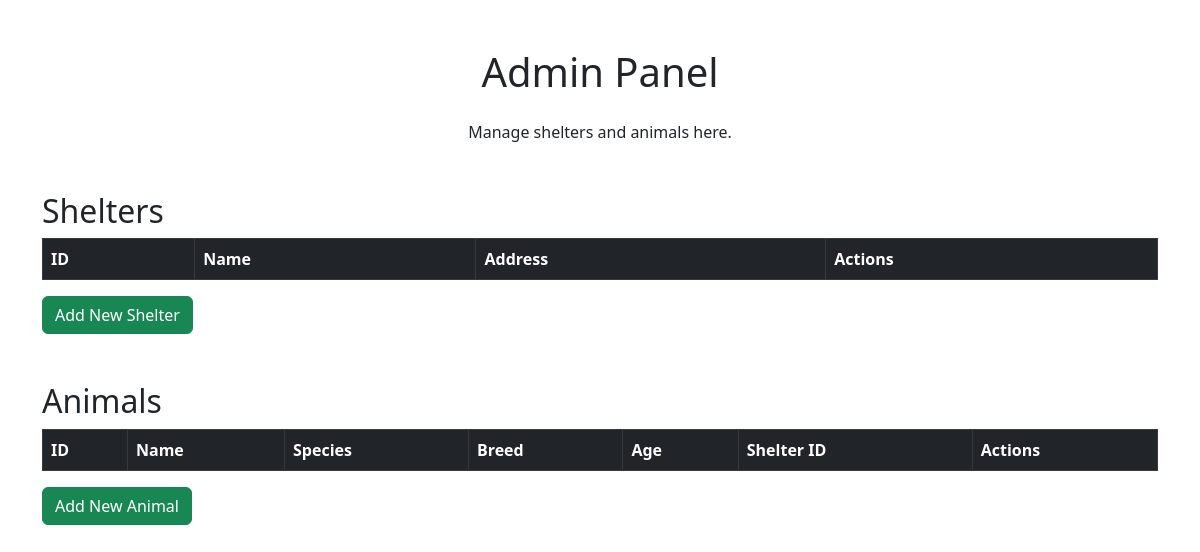
/admin, run on an earlier commit of the app's database.
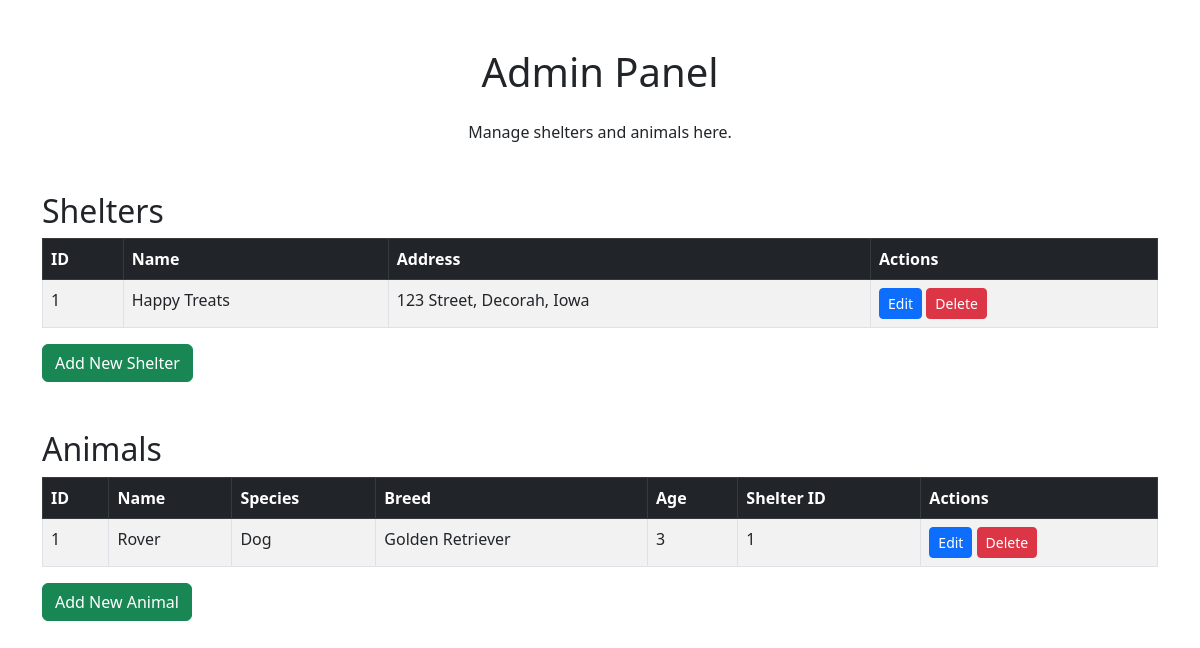
And on a later commit of the database.
### models.py (models this page shows)
class Shelter(db.Model):
    __tablename__ = 'Shelter'
    id = db.Column(db.Integer, primary_key=True)
    name = db.Column(db.String(100), nullable=False)
    address = db.Column(db.String(100), nullable=False)
    animals = db.relationship('Animal', back_populates='shelter')

class Animal(db.Model):
    __tablename__ = 'Animal'
    id = db.Column(db.Integer, primary_key=True)
    name = db.Column(db.String(100), nullable=False)
    species = db.Column(db.String(50), nullable=False)
    breed = db.Column(db.String(100))
    age = db.Column(db.Integer, nullable=False)
    description = db.Column(db.Text)
    image = db.Column(db.String(255), nullable=False)
    shelter_id = db.Column(db.Integer, db.ForeignKey('Shelter.id'), nullable=False)
    shelter = db.relationship('Shelter', back_populates='animals')

### app.py (the view)
@app.route("/admin")
def admin():
    shelters = Shelter.query.all()
    animals = Animal.query.all()
    return render_template("admin.html", shelters=shelters, animals=animals)

### templates/admin.html (shortened to what this page needs)
<!DOCTYPE html>
<html lang="en">
<head>
    <link rel="stylesheet" href="https://cdn.jsdelivr.net/npm/bootstrap@5.3.0/dist/css/bootstrap.min.css">
</head>
<body>
    <div class="container my-5">
        <h1 class="text-center mb-4">Admin Panel</h1>
        <p class="text-center">Manage shelters and animals here.</p>
        <div class="my-5">
            <h2>Shelters</h2>
            <table class="table table-bordered table-striped">
                <thead class="table-dark">
                    <tr>
                        <th>ID</th>
                        <th>Name</th>
                        <th>Address</th>
                        <th>Actions</th>
                    </tr>
                </thead>
                <tbody>
                    {% for shelter in shelters %}
                    <tr>
                        <td>{{ shelter.id }}</td>
                        <td>{{ shelter.name }}</td>
                        <td>{{ shelter.address }}</td>
                        <td>
                            <a href="/admin/edit-shelter/{{ shelter.id }}" class="btn btn-sm btn-primary">Edit</a>
                            <a href="/admin/delete-shelter/{{ shelter.id }}"
                               class="btn btn-sm btn-danger"
                               onclick="return confirm('Are you sure you want to delete this shelter?');">Delete</a>
                        </td>
                    </tr>
                    {% endfor %}
                </tbody>
            </table>
            <a href="/admin/add-shelter" class="btn btn-success">Add New Shelter</a>
        </div>
        <div class="my-5">
            <h2>Animals</h2>
            <table class="table table-bordered table-striped">
                <thead class="table-dark">
                    <tr>
                        <th>ID</th>
                        <th>Name</th>
                        <th>Species</th>
                        <th>Breed</th>
                        <th>Age</th>
                        <th>Shelter ID</th>
                        <th>Actions</th>
                    </tr>
                </thead>
                <tbody>
                    {% for animal in animals %}
                    <tr>
                        <td>{{ animal.id }}</td>
                        <td>{{ animal.name }}</td>
                        <td>{{ animal.species }}</td>
                        <td>{{ animal.breed }}</td>
                        <td>{{ animal.age }}</td>
                        <td>{{ animal.shelter_id }}</td>
                        <td>
                            <a href="/admin/edit-animal/{{ animal.id }}" class="btn btn-sm btn-primary">Edit</a>
                            <a href="/admin/delete-animal/{{ animal.id }}"
                               class="btn btn-sm btn-danger"
                               onclick="return confirm('Are you sure you want to delete this animal?');">Delete</a>
                        </td>
                    </tr>
                    {% endfor %}
                </tbody>
            </table>
            <a href="/admin/add-animal" class="btn btn-success">Add New Animal</a>
        </div>
    </div>
</body>
</html>

What changed in the data, as far as the page shows it:
added Shelter: id "1", name "Happy Treats", address "123 Street, Decorah, Iowa"
added Animal: id "1", name "Rover", species "Dog", breed "Golden Retriever", age "3", shelter_id "1"
